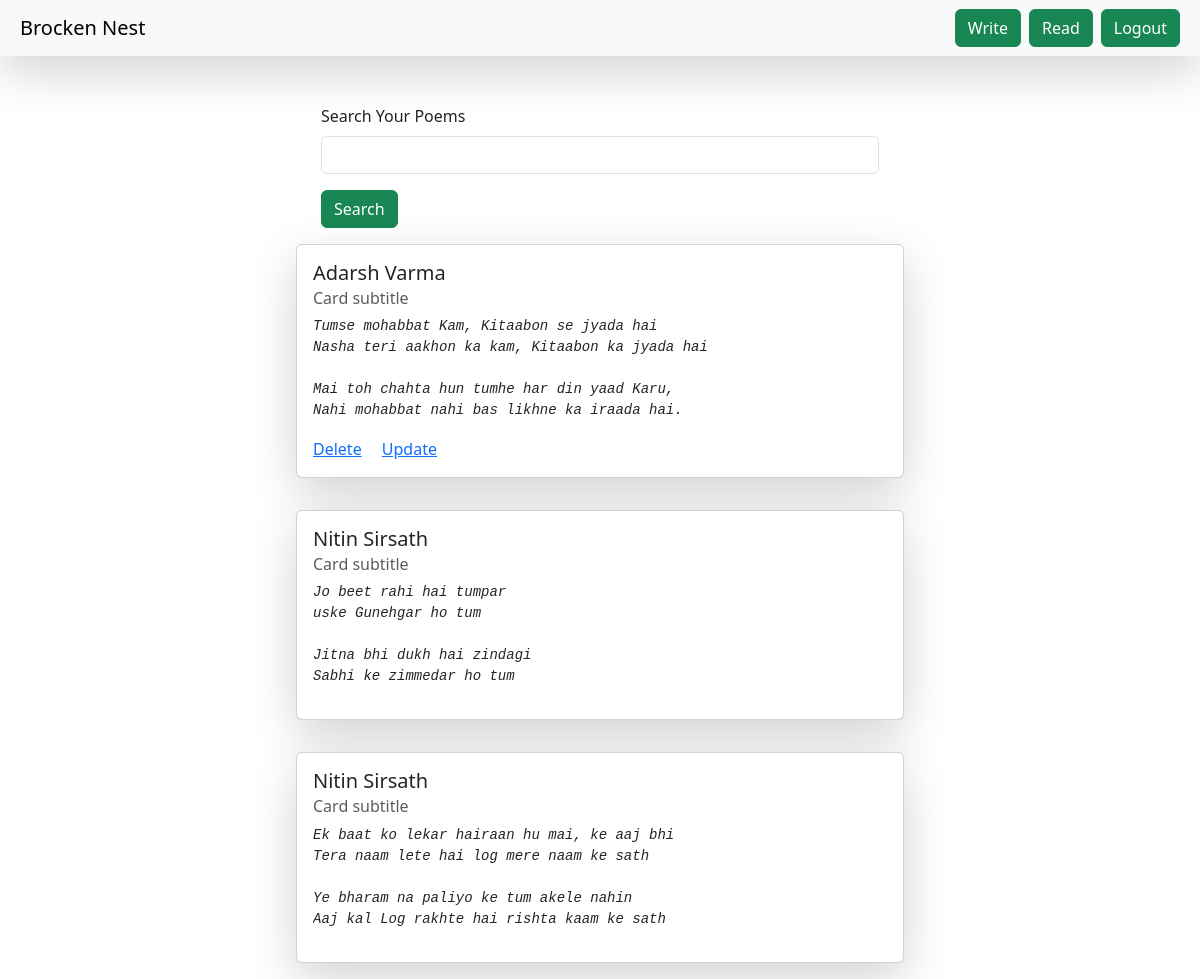
/ (signed in), run on the app's committed database.
### brokennest/models.py (models this page shows)
class books(models.Model):
    user = models.ForeignKey(User,on_delete = models.SET_NULL, null=True,blank=True)
    note_name = models.CharField(max_length = 200)
    note_description = models.TextField()

### brokennest/views.py (the view)
# urls.py: path("", homepage, name = "homepage"),
def homepage(request):
    queryset = books.objects.all()
    if request.GET.get("Search"):
         queryset = queryset.filter(note_name__icontains = request.GET.get("Search"))
    context = {"notebook":queryset}
    return render(request, "notebook.html", context)

### brokennest/templates/notebook.html
{% extends "base.html" %}
{% block start %}
    <div class = "container mt-5">
          <div class="mt-5">
            <div class="mx-auto col-6">
            <form>
              <div class="mb-3">
                <label for="exampleInputEmail1" class="form-label">Search Your Poems</label>
                <input name="Search" type="text" class="form-control">
              </div>
              <button type="submit" class="btn btn-success">Search</button>
            </form>
            </div>
          </div>
          <div class="d-flex flex-column align-items-center">
            {% for note in notebook %}
            <div class="card my-3 shadow-lg" style="width: 38rem;">
              <div class="card-body">
                <h5 class="card-title">{{note.note_name}}</h5>
                <h6 class="card-subtitle mb-2 text-muted">Card subtitle</h6>
                <i class="card-text"><pre mt-2>{{ note.note_description }}</pre></i>
                {% if request.user.is_authenticated and request.user == note.user %}
                <a href="{% url 'delete_note' note.id %}" class="card-link">Delete</a>
                <a href="{% url 'update_note' note.id %}" class="card-link">Update</a>
                {% endif %}
              </div>
            </div>
            {% endfor %}
          </div>
    </div>
{% endblock %}

### data on the page
books: note_name "Adarsh Varma", note_description "Tumse mohabbat Kam, Kitaabon se jyada hai Nasha teri aakhon ka kam, Kitaabon ka jyada hai Mai toh chahta hun tumhe har din yaad Karu, Nahi mohabbat nahi bas likhne ka iraada hai.", shows "Delete"
books: note_name "Nitin Sirsath", note_description "Jo beet rahi hai tumpar uske Gunehgar ho tum Jitna bhi dukh hai zindagi Sabhi ke zimmedar ho tum"
books: note_name "Nitin Sirsath", note_description "Ek baat ko lekar hairaan hu mai, ke aaj bhi Tera naam lete hai log mere naam ke sath Ye bharam na paliyo ke tum akele nahin Aaj kal Log rakhte hai rishta kaam ke sath"
